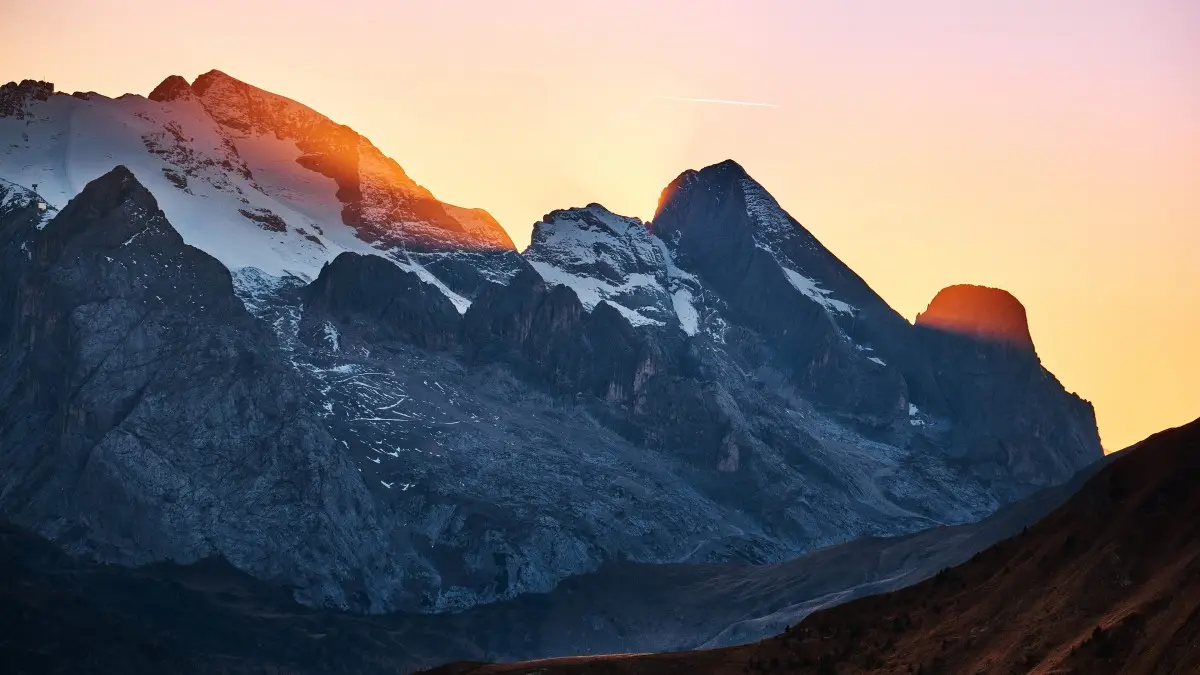
#> input picture 147+孙晓亮+天津/week3/snow.jpg, 1200 x 675 px
$ python week3_histogram_equalization.py
#> lines starting #> are read from the running program, lines starting #| are printed output that depends on the picture
import cv2 as cv
import matplotlib.pyplot as plt
import numpy as np


# 灰度图均衡化
def gray_image_equal():
    img = cv.imread('snow.jpg')
#> img is the input picture: shape (675, 1200, 3); mean B, G, R 110.5, 107.4, 110.2
    img_gray = cv.cvtColor(img, cv.COLOR_BGR2GRAY)
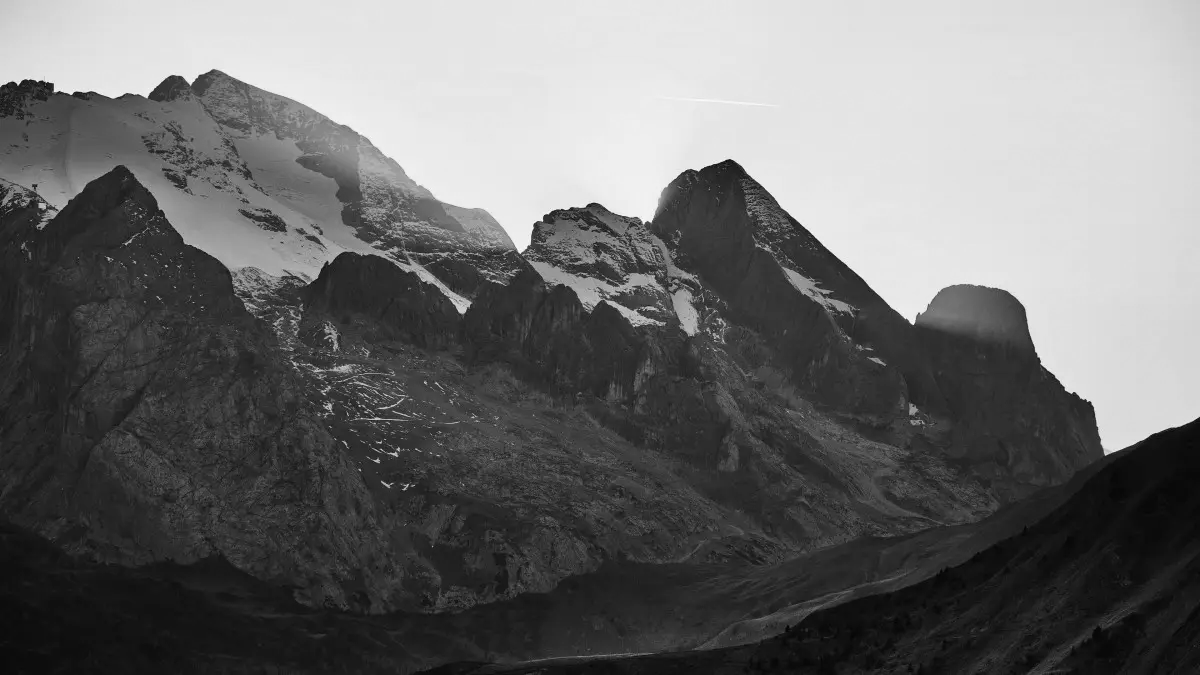
#> img_gray: shape (675, 1200); min 3, max 251, mean 108.5
    img_hist_equal = cv.equalizeHist(img_gray)
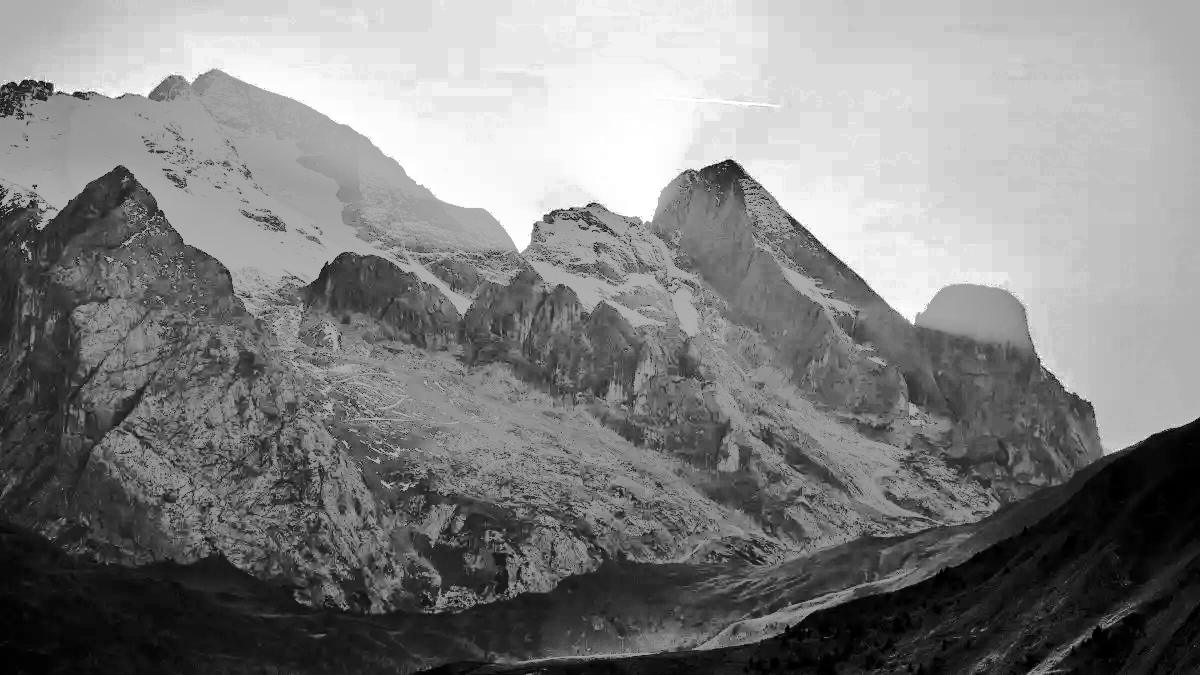
#> img_hist_equal: shape (675, 1200); min 0, max 255, mean 129
    img_hist = cv.calcHist([img_hist_equal], [0], None, [256], [0, 256])
#> img_hist = 256 values, max 23692 at index 219, min 0 at index 4, mean 3164.1

    # [7 lines of commented-out code are left out]

    cv.imshow("Histogram Equalization", np.hstack([img_gray, img_hist_equal]))
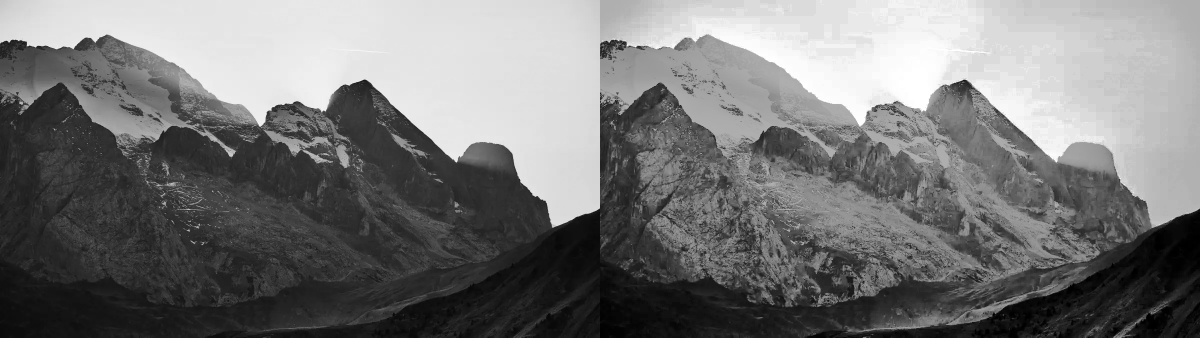
#> window 'Histogram Equalization': shape (675, 2400) (shown at 1/2 size); min 0, max 255, mean 118.8
    cv.waitKey(0)


# 彩色图均衡化
def color_image_equal():
    img = cv.imread('snow.jpg')
    (b, g, r) = cv.split(img)
    bh = cv.equalizeHist(b)
    gh = cv.equalizeHist(g)
    rh = cv.equalizeHist(r)
    result = cv.merge((bh, gh, rh))
    cv.imshow("dst_rgb", np.hstack([img, result]))
    cv.waitKey(0)


if __name__ == '__main__':
    gray_image_equal()
    # color_image_equal()

$ run again, with 147+孙晓亮+天津/week3/meixi.jpg copied over 147+孙晓亮+天津/week3/snow.jpg
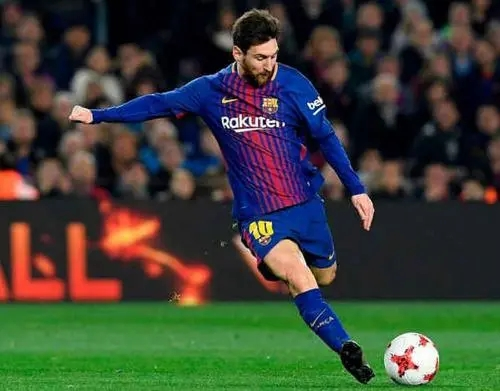
#> input picture 147+孙晓亮+天津/week3/meixi.jpg, 500 x 391 px
#> in gray_image_equal, img is the input picture: shape (391, 500, 3); mean B, G, R 53.3, 64.9, 59.2
#> in gray_image_equal, `img_hist_equal = cv.equalizeHist(img_gray)`:
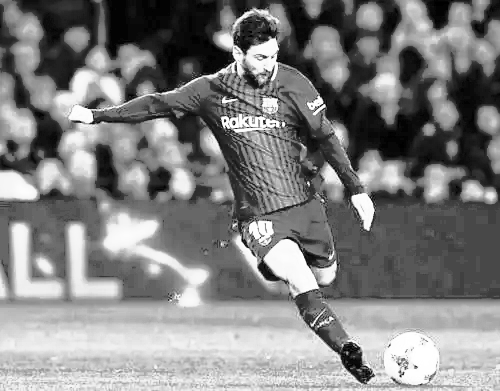
#> img_hist_equal: shape (391, 500); min 0, max 255, mean 128.7
#> img_hist = 256 values, max 6708 at index 72, min 0 at index 1, mean 763.7
#> in gray_image_equal, `cv.imshow("Histogram Equalization", np.hstack([img_gray, img_hist_equa..`:
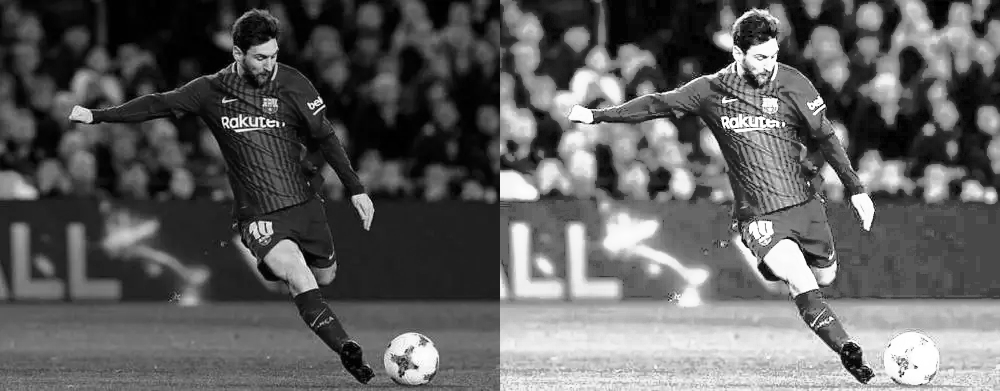
#> window 'Histogram Equalization': shape (391, 1000); min 0, max 255, mean 95.3
